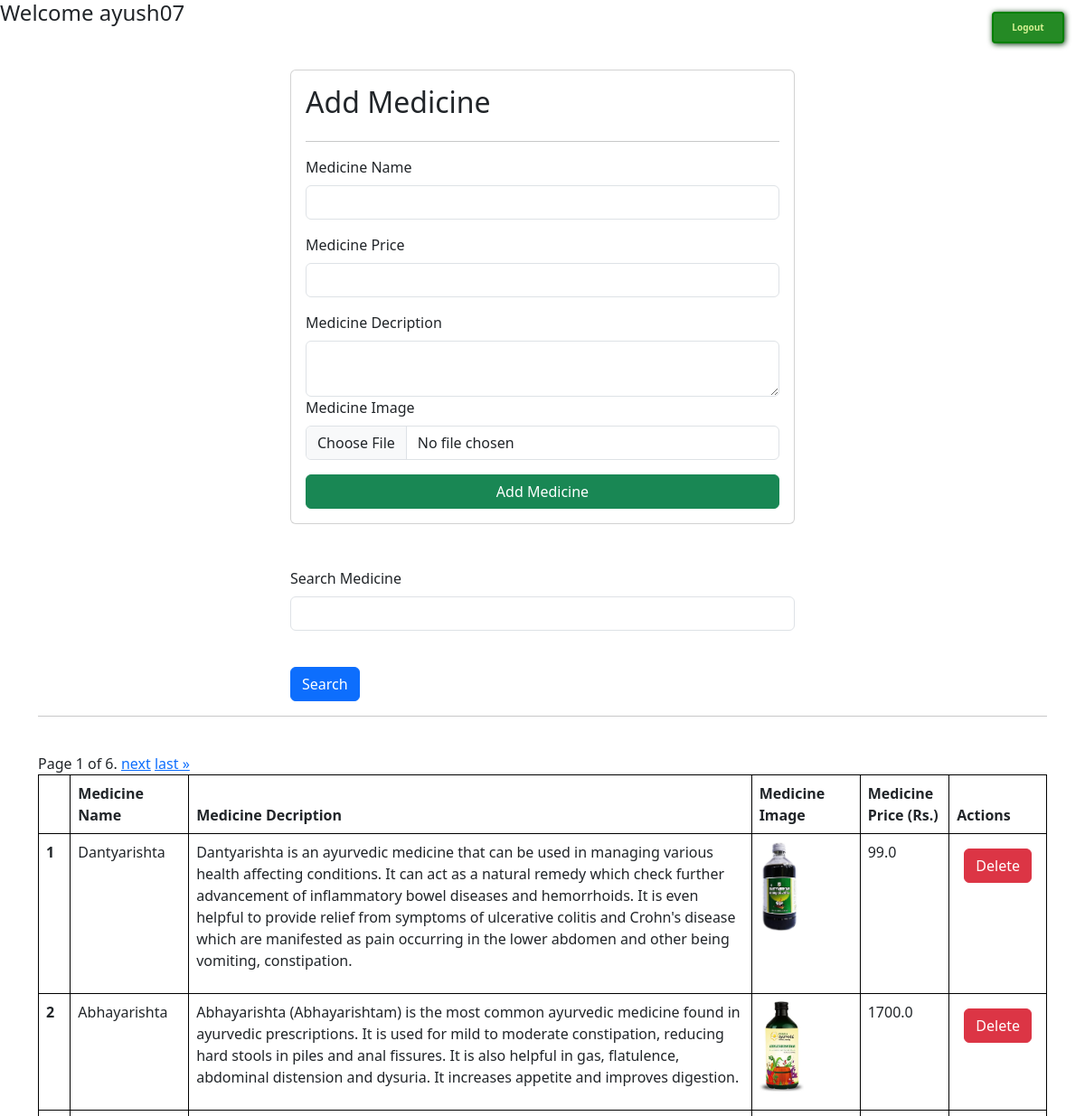
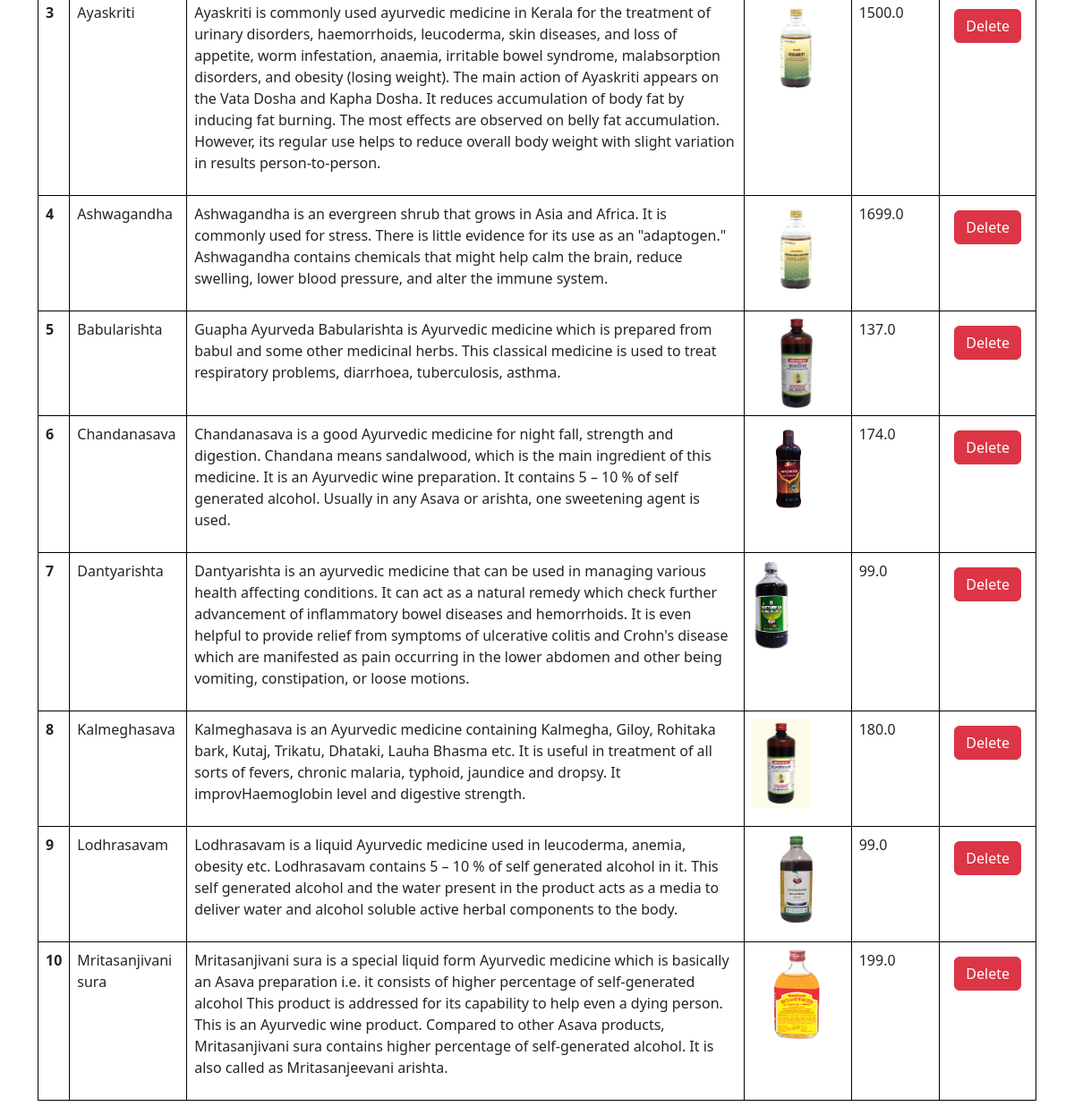
Screenshot of /medicines/ (signed in) with the database file from the repository (2 pictures, top to bottom).
### vedassist/models.py (models this page shows)
class Medicine(models.Model):
    user =models.ForeignKey(User , on_delete=models.SET_NULL , null=True,blank=True)
    medicine_name = models.CharField(max_length=100)
    medicine_price = models.FloatField(default=10.00)
    medicine_description= models.TextField(default="Default description")
    medicine_image = models.ImageField(upload_to = "medicine")
    medicine_view_count=models.IntegerField(default=1)

### vedassist/views.py (the view, shortened to what this page needs)
# urls.py: path('medicines/' , views.medicines, name="medicines"),
@login_required(login_url='login')
def medicines(request):
    queryset = Medicine.objects.all()
    paginator = Paginator(queryset,10)
    page_number = request.GET.get("page", 1)
    page_obj = paginator.get_page(page_number)
    context = {'page_obj': page_obj, 'medicines': page_obj}
    return render(request, 'medicines.html', context)

### vedassist/templates/medicines.html (shortened to what this page needs)
{% extends "base.html"%}
{% block start %}
<h4> Welcome
</h4>
<div class = "container mt-5">
    <form class= "col-6 mx-auto card p-3 shadow.lg" method="POST" enctype="multipart/form-data">
      <h2> Add Medicine </h2>
      <hr>
        <div class="mb-3">
          <label for="exampleInputEmail1" class="form-label">Medicine Name</label>
          <input name="medicine_name"  required type="text" class="form-control">
        </div>
        <div class="mb-3">
          <label for="exampleInputEmail1" class="form-label">Medicine Price</label>
          <input name="medicine_price"  required type="number" class="form-control">
        </div>
        <div class="mb-6">
          <label for="exampleInputPassword1" class="form-label">Medicine Decription</label>
          <textarea class="form-control" name="medicine_description" required> </textarea>
        </div>
        <div class="mb-3">
          <label for="exampleInputPassword1" class="form-label">Medicine Image</label>
          <input name ="medicine_image" required type="file" class="form-control">
        </div>
        <button type="submit" class="btn btn-success">Add Medicine</button>
    </form>
    <div class="mt-5">
      <div class="mx-auto col-6">
        <form>
          <div class="mb-3">
            <label for="exampleInputEmail1" class="form-label">Search Medicine</label>
            <input name="search" type="text" class="form-control">
          </div>
          <br>
          <button type="submit" class="btn btn-primary">Search</button>
        </form>
    </div>
<hr>
<br>
    <table class="table">
      <thead>
        <tr>
          <th scope="col"></th>
          <th scope="col">Medicine Name</th>
          <th scope="col">Medicine Decription</th>
          <th scope="col">Medicine Image</th>
          <th scope="col">Medicine Price (Rs.)</th>
          <th scope="col">Actions</th>
        </tr>
      </thead>
      <tbody>
        {% for medicine in medicines %}
        <tr>
          <th scope="row">{{forloop.counter}}</th>
          <td>{{medicine.medicine_name}}</td>
          <td>{{medicine.medicine_description}}
          </td>
          <td>
            <img src ="/media/{{medicine.medicine_image}}" style="height : 100px">
           </td>
          <td>
            {{ medicine.medicine_price }}
           </td>
           <td>
            <a href ="/delete-medicine/{{medicine.id}}/" class ="btn btn-danger m-2"> Delete </a>
           </td>
          </tr>
        {% endfor %}
        <div class="pagination">
          <span class="step-links">
            <span class="current">
              Page {{ page_obj.number }} of {{ page_obj.paginator.num_pages }}.
            </span>
            {% if page_obj.has_next %}
              <a href="?page={{ page_obj.next_page_number }}">next</a>
              <a href="?page={{ page_obj.paginator.num_pages }}">last &raquo;</a>
            {% endif %}
          </span>
        </div>
      </tbody>
    </table>
</div>
</div>
{% endblock %}

### vedassist/templates/base.html (shortened to what this page needs)
<!DOCTYPE html>
<html lang="en">
<head>
    <link rel="stylesheet" href="../static/test.css">
    <link href="https://cdn.jsdelivr.net/npm/bootstrap@5.3.0-alpha3/dist/css/bootstrap.min.css" rel="stylesheet">
</head>
<body>
    {% block start %}
    {% endblock %}
    <div style="position: fixed; right: 3px; top: 3px;">
        {% if request.user.is_authenticated %}
        <form method="POST" action="{% url 'logout_page' %}">
          <a href="{% url 'logout_page' %}"><button class="btn2" type="submit">Logout </button></a>
        </form>
         {% else %}
         <form method="POST" action="{% url 'login_page' %}">
        {% csrf_token %}
         <a href="{% url 'login_page' %}"><button class="btn2" type="submit"> Login </button></a>
        {% endif %}
      </div>
</body>
</html>

### vedassist/static/test.css (style rules this page uses)
* { margin: 0; padding: 0; cursor: url(../static/cursor.png),auto; }
.btn2 { padding: 0.5rem 1rem; background: none; border: 2px solid green; font-size: 10px; color: #d7f194; cursor: pointer; position: relative; overflow: hidden; transition: all 0.3s; border-radius: 4px; background-color: rgb(37, 138, 37); font-weight: bolder; box-shadow: 1px 1px 6px #013405; width: 80px; height: 35px; margin: 10px 20px 0px 0px; }
.btn2:before { content: ""; position: absolute; width: 100px; height: 120%; background-color: #b3f50e; top: 50%; transform: skewX(30deg) translate(-150%,-50%); transition: all 0.5s; }

### vedassist/templates/base.html (style rules this page uses)
table ,th,td { border : 1px solid black; }

### rows the page displays
Medicine: medicine_name "Dantyarishta", medicine_description "Dantyarishta is an ayurvedic medicine that can be used in managing various health affecting conditions. It can act as a natural remedy which check further advancement of inflammatory bowel diseases and hemorrhoids. It is even helpful to provide relief from symptoms of ulcerative colitis and Crohn's disease which are manifested as pain occurring in the lower abdomen and other being vomiting, constipation.", medicine_image (picture), medicine_price "99.0"
Medicine: medicine_name "Abhayarishta", medicine_description "Abhayarishta (Abhayarishtam) is the most common ayurvedic medicine found in ayurvedic prescriptions. It is used for mild to moderate constipation, reducing hard stools in piles and anal fissures. It is also helpful in gas, flatulence, abdominal distension and dysuria. It increases appetite and improves digestion.", medicine_image (picture), medicine_price "1700.0"
Medicine: medicine_name "Ayaskriti", medicine_description "Ayaskriti is commonly used ayurvedic medicine in Kerala for the treatment of urinary disorders, haemorrhoids, leucoderma, skin diseases, and loss of appetite, worm infestation, anaemia, irritable bowel syndrome, malabsorption disorders, and obesity (losing weight). The main action of Ayaskriti appears on the Vata Dosha and Kapha Dosha. It reduces accumulation of body fat by inducing fat burning. The most effects are observed on belly fat accumulation. However, its regular use helps to reduce overall body weight with slight variation in results person-to-person.", medicine_image (picture), medicine_price "1500.0"
Medicine: medicine_name "Ashwagandha", medicine_description "Ashwagandha is an evergreen shrub that grows in Asia and Africa. It is commonly used for stress. There is little evidence for its use as an \"adaptogen.\" Ashwagandha contains chemicals that might help calm the brain, reduce swelling, lower blood pressure, and alter the immune system.", medicine_image (picture), medicine_price "1699.0"
Medicine: medicine_name "Babularishta", medicine_description "Guapha Ayurveda Babularishta is Ayurvedic medicine which is prepared from babul and some other medicinal herbs. This classical medicine is used to treat respiratory problems, diarrhoea, tuberculosis, asthma.", medicine_image (picture), medicine_price "137.0"
Medicine: medicine_name "Chandanasava", medicine_description "Chandanasava is a good Ayurvedic medicine for night fall, strength and digestion. Chandana means sandalwood, which is the main ingredient of this medicine. It is an Ayurvedic wine preparation. It contains 5 – 10 % of self generated alcohol. Usually in any Asava or arishta, one sweetening agent is used.", medicine_image (picture), medicine_price "174.0"
Medicine: medicine_name "Dantyarishta", medicine_description "Dantyarishta is an ayurvedic medicine that can be used in managing various health affecting conditions. It can act as a natural remedy which check further advancement of inflammatory bowel diseases and hemorrhoids. It is even helpful to provide relief from symptoms of ulcerative colitis and Crohn's disease which are manifested as pain occurring in the lower abdomen and other being vomiting, constipation, or loose motions.", medicine_image (picture), medicine_price "99.0"
Medicine: medicine_name "Kalmeghasava", medicine_description "Kalmeghasava is an Ayurvedic medicine containing Kalmegha, Giloy, Rohitaka bark, Kutaj, Trikatu, Dhataki, Lauha Bhasma etc. It is useful in treatment of all sorts of fevers, chronic malaria, typhoid, jaundice and dropsy. It improvHaemoglobin level and digestive strength.", medicine_image (picture), medicine_price "180.0"
Medicine: medicine_name "Lodhrasavam", medicine_description "Lodhrasavam is a liquid Ayurvedic medicine used in leucoderma, anemia, obesity etc. Lodhrasavam contains 5 – 10 % of self generated alcohol in it. This self generated alcohol and the water present in the product acts as a media to deliver water and alcohol soluble active herbal components to the body.", medicine_image (picture), medicine_price "99.0"
Medicine: medicine_name "Mritasanjivani sura", medicine_description "Mritasanjivani sura is a special liquid form Ayurvedic medicine which is basically an Asava preparation i.e. it consists of higher percentage of self-generated alcohol This product is addressed for its capability to help even a dying person. This is an Ayurvedic wine product. Compared to other Asava products, Mritasanjivani sura contains higher percentage of self-generated alcohol. It is also called as Mritasanjeevani arishta.", medicine_image (picture), medicine_price "199.0"

### other values shown
{{ page_obj.number }} "1"
{{ page_obj.paginator.num_pages }} "6"
